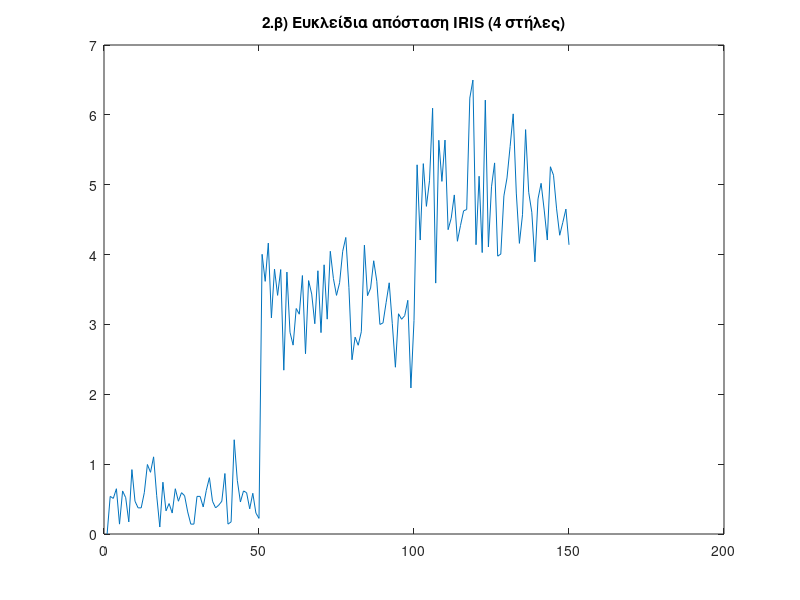
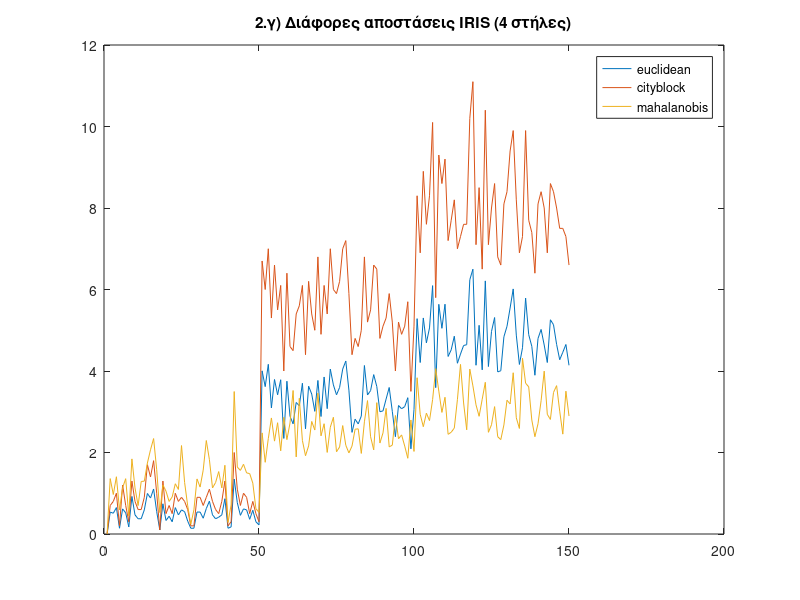
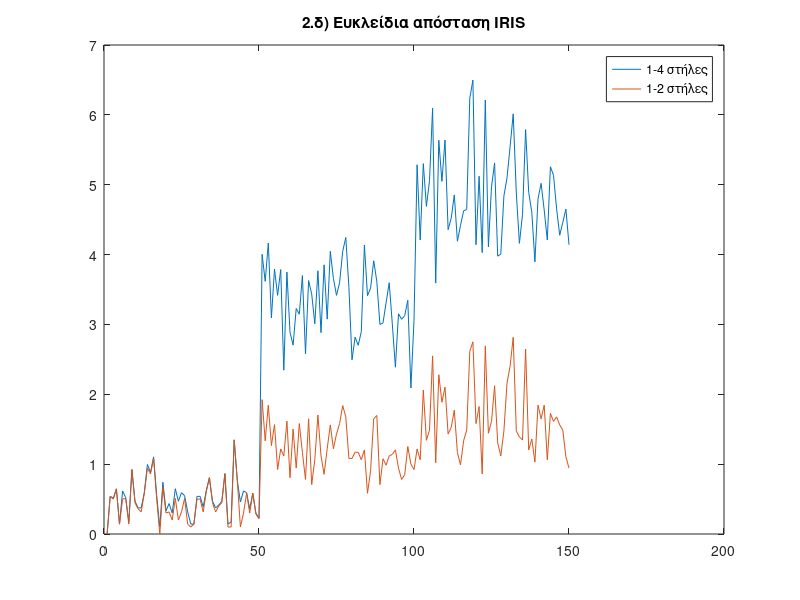
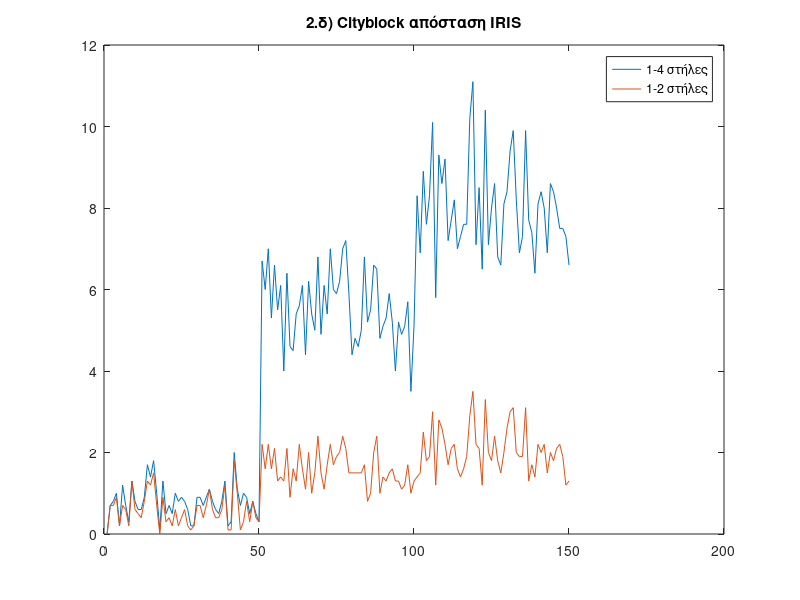

The MATLAB source for these figures, in order:
close all;
clear all;
clc;

if not(isfolder('imgs'))
    mkdir('imgs')
end

load iris.dat;

% 2.α)
euclD4 = pdist(iris(:,1:4), 'euclidean');
euclZ4 = squareform(euclD4);


% 2.β)
plot(euclZ4(1,:));
title('2.β) Ευκλείδια απόσταση IRIS (4 στήλες)')
exportgraphics(gcf,'imgs/2_β.png')


% 2.γ)
cityD4 = pdist(iris(:,1:4), 'cityblock');
cityZ4 = squareform(cityD4);

C4=cov(iris(:,1:4));
mahaD4 = pdist(iris(:,1:4), 'mahalanobis', C4);
mahaZ4 = squareform(mahaD4);

plot([euclZ4(1,:)' cityZ4(1,:)' mahaZ4(1,:)']);
title('2.γ) Διάφορες αποστάσεις IRIS (4 στήλες)')
legend('euclidean', 'cityblock', 'mahalanobis')
exportgraphics(gcf,'imgs/2_γ.png')


% 2.δ)
euclD = pdist(iris(:,1:2), 'euclidean');
euclZ = squareform(euclD);

cityD = pdist(iris(:,1:2), 'cityblock');
cityZ = squareform(cityD);

C=cov(iris(:,1:2));
mahaD = pdist(iris(:,1:2), 'mahalanobis', C);
mahaZ = squareform(mahaD);

plot([euclZ4(1,:)' euclZ(1,:)']);
title('2.δ) Ευκλείδια απόσταση IRIS')
legend('1-4 στήλες', '1-2 στήλες')
exportgraphics(gcf,'imgs/2_δ_ευκλ.png')

plot([cityZ4(1,:)' cityZ(1,:)']);
title('2.δ) Cityblock απόσταση IRIS')
legend('1-4 στήλες', '1-2 στήλες')
exportgraphics(gcf,'imgs/2_δ_city.png')

plot([mahaZ4(1,:)' mahaZ(1,:)']);
title('2.δ) Mahalanobis απόσταση IRIS')
legend('1-4 στήλες', '1-2 στήλες')
exportgraphics(gcf,'imgs/2_δ_maha.png')



% 2.ε)

% Πρώτο και τρίτο χαρακτηριστικό
euclD = pdist(iris(:,[1,3]), 'euclidean');
euclZ = squareform(euclD);

cityD = pdist(iris(:,[1,3]), 'cityblock');
cityZ = squareform(cityD);

C=cov(iris(:,[1,3]));
mahaD = pdist(iris(:,[1,3]), 'mahalanobis', C);
mahaZ = squareform(mahaD);

plot([euclZ4(1,:)' euclZ(1,:)']);
title('2.ε1) Ευκλείδια απόσταση IRIS')
legend('1-4 στήλες', '1,3 στήλες')
exportgraphics(gcf,'imgs/2_ε1_ευκλ.png')

plot([cityZ4(1,:)' cityZ(1,:)']);
title('2.ε1) Cityblock απόσταση IRIS')
legend('1-4 στήλες', '1,3 στήλες')
exportgraphics(gcf,'imgs/2_ε1_city.png')

plot([mahaZ4(1,:)' mahaZ(1,:)']);
title('2.ε1) Mahalanobis απόσταση IRIS')
legend('1-4 στήλες', '1,3 στήλες')
exportgraphics(gcf,'imgs/2_ε1_maha.png')



% Τρίτο και τέταρτο χαρακτηριστικό
euclD = pdist(iris(:,[3,4]), 'euclidean');
euclZ = squareform(euclD);

cityD = pdist(iris(:,[3,4]), 'cityblock');
cityZ = squareform(cityD);

C=cov(iris(:,[3,4]));
mahaD = pdist(iris(:,[3,4]), 'mahalanobis', C);
mahaZ = squareform(mahaD);

plot([euclZ4(1,:)' euclZ(1,:)']);
title('2.ε2) Ευκλείδια απόσταση IRIS')
legend('1-4 στήλες', '3,4 στήλες')
exportgraphics(gcf,'imgs/2_ε2_ευκλ.png')

plot([cityZ4(1,:)' cityZ(1,:)']);
title('2.ε2) Cityblock απόσταση IRIS')
legend('1-4 στήλες', '3,4 στήλες')
exportgraphics(gcf,'imgs/2_ε2_city.png')

plot([mahaZ4(1,:)' mahaZ(1,:)']);
title('2.ε2) Mahalanobis απόσταση IRIS')
legend('1-4 στήλες', '3,4 στήλες')
exportgraphics(gcf,'imgs/2_ε2_maha.png')


% Πρώτα τρία χαρακτηριστικό
euclD = pdist(iris(:,1:3), 'euclidean');
euclZ = squareform(euclD);

cityD = pdist(iris(:,1:3), 'cityblock');
cityZ = squareform(cityD);

C=cov(iris(:,1:3));
mahaD = pdist(iris(:,1:3), 'mahalanobis', C);
mahaZ = squareform(mahaD);

plot([euclZ4(1,:)' euclZ(1,:)']);
title('2.ε3) Ευκλείδια απόσταση IRIS')
legend('1-4 στήλες', '1-3 στήλες')
exportgraphics(gcf,'imgs/2_ε3_ευκλ.png')

plot([cityZ4(1,:)' cityZ(1,:)']);
title('2.ε3) Cityblock απόσταση IRIS')
legend('1-4 στήλες', '1-3 στήλες')
exportgraphics(gcf,'imgs/2_ε3_city.png')

plot([mahaZ4(1,:)' mahaZ(1,:)']);
title('2.ε3) Mahalanobis απόσταση IRIS')
legend('1-4 στήλες', '1-3 στήλες')
exportgraphics(gcf,'imgs/2_ε3_maha.png')


% Πρώτο, δεύτερο και τέταρτο χαρακτηριστικό
euclD = pdist(iris(:,[1,2,4]), 'euclidean');
euclZ = squareform(euclD);

cityD = pdist(iris(:,[1,2,4]), 'cityblock');
cityZ = squareform(cityD);

C=cov(iris(:,[1,2,4]));
mahaD = pdist(iris(:,[1,2,4]), 'mahalanobis', C);
mahaZ = squareform(mahaD);

plot([euclZ4(1,:)' euclZ(1,:)']);
title('2.ε4) Ευκλείδια απόσταση IRIS')
legend('1-4 στήλες', '1,2,4 στήλες')
exportgraphics(gcf,'imgs/2_ε4_ευκλ.png')

plot([cityZ4(1,:)' cityZ(1,:)']);
title('2.ε4) Cityblock απόσταση IRIS')
legend('1-4 στήλες', '1,2,4 στήλες')
exportgraphics(gcf,'imgs/2_ε4_city.png')

plot([mahaZ4(1,:)' mahaZ(1,:)']);
title('2.ε4) Mahalanobis απόσταση IRIS')
legend('1-4 στήλες', '1,2,4 στήλες')
exportgraphics(gcf,'imgs/2_ε4_maha.png')
